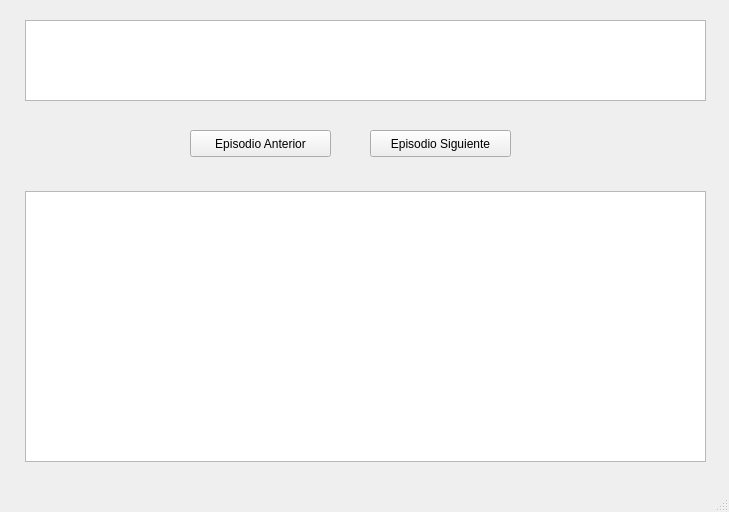
<?xml version="1.0" encoding="UTF-8"?>
<ui version="4.0">
 <class>MainWindow</class>
 <widget class="QMainWindow" name="MainWindow">
  <property name="geometry">
   <rect>
    <x>0</x>
    <y>0</y>
    <width>729</width>
    <height>512</height>
   </rect>
  </property>
  <property name="windowTitle">
   <string>Intérprete de sueños</string>
  </property>
  <widget class="QWidget" name="centralwidget">
   <widget class="QPushButton" name="next_e_btn">
    <property name="geometry">
     <rect>
      <x>370</x>
      <y>130</y>
      <width>141</width>
      <height>27</height>
     </rect>
    </property>
    <property name="text">
     <string>Episodio Siguiente</string>
    </property>
   </widget>
   <widget class="QPushButton" name="prev_e_btn">
    <property name="geometry">
     <rect>
      <x>190</x>
      <y>130</y>
      <width>141</width>
      <height>27</height>
     </rect>
    </property>
    <property name="text">
     <string>Episodio Anterior</string>
    </property>
   </widget>
   <widget class="GraphicsView" name="plotBarSueno">
    <property name="geometry">
     <rect>
      <x>25</x>
      <y>20</y>
      <width>681</width>
      <height>81</height>
     </rect>
    </property>
   </widget>
   <widget class="GraphicsLayoutWidget" name="plotConsumo">
    <property name="geometry">
     <rect>
      <x>25</x>
      <y>191</y>
      <width>681</width>
      <height>271</height>
     </rect>
    </property>
   </widget>
  </widget>
  <widget class="QMenuBar" name="menubar">
   <property name="geometry">
    <rect>
     <x>0</x>
     <y>0</y>
     <width>729</width>
     <height>25</height>
    </rect>
   </property>
  </widget>
  <widget class="QStatusBar" name="statusbar"/>
 </widget>
 <customwidgets>
  <customwidget>
   <class>GraphicsView</class>
   <extends>QGraphicsView</extends>
   <header>pyqtgraph</header>
  </customwidget>
  <customwidget>
   <class>GraphicsLayoutWidget</class>
   <extends>QGraphicsView</extends>
   <header>pyqtgraph</header>
  </customwidget>
 </customwidgets>
 <resources/>
 <connections/>
</ui>
